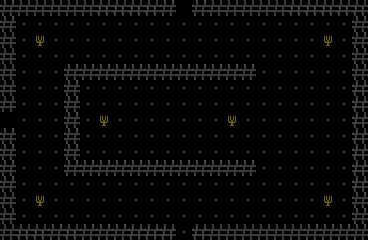

Rendered tile map (Tiled .tmx) drawn with the repository's tilesets; below, a short description and the map source with its tile grids summarised:
An orthogonal 23x15 tile map with 16x16 px tiles, 1 tile layer (Capa de patrones 1) and 16 objects.

<map version="1.10" tiledversion="1.12.2" orientation="orthogonal" renderorder="right-down" width="23" height="15" tilewidth="16" tileheight="16" infinite="0" nextlayerid="4" nextobjectid="64">
 <tileset firstgid="1" name="tileset" tilewidth="16" tileheight="16" tilecount="64" columns="8">
  <image source="../tileset/tileset.png" width="128" height="128" />
 </tileset>
 <layer id="1" name="Capa de patrones 1" width="23" height="15">
  <data>[345 cells, 343 non-empty, 6 distinct tile ids]</data>
 </layer>
 <objectgroup id="3" name="spawnEnemigo">
  <object id="58" x="96" y="96" width="16" height="16" />
  <object id="59" x="96" y="128" width="16" height="16" />
  <object id="60" x="320" y="32" width="16" height="16" />
  <object id="61" x="320" y="192" width="16" height="16" />
  <object id="62" x="320" y="112" width="16" height="16" />
  <object id="63" x="176" y="112" width="16" height="16" />
 </objectgroup>
 <objectgroup id="2" name="colisiones">
  <object id="1" x="192" y="0" width="176" height="16" />
  <object id="4" x="192" y="224" width="160" height="16" />
  <object id="5" x="0" y="224" width="176" height="16" />
  <object id="6" x="0" y="128" width="16" height="96" />
  <object id="7" x="0" y="0" width="16" height="112" />
  <object id="8" x="16" y="0" width="160" height="16" />
  <object id="49" x="352" y="16" width="16" height="224" />
  <object id="55" x="64" y="64" width="192" height="16" />
  <object id="56" x="64" y="80" width="16" height="80" />
  <object id="57" x="64" y="160" width="192" height="16" />
 </objectgroup>
</map>
